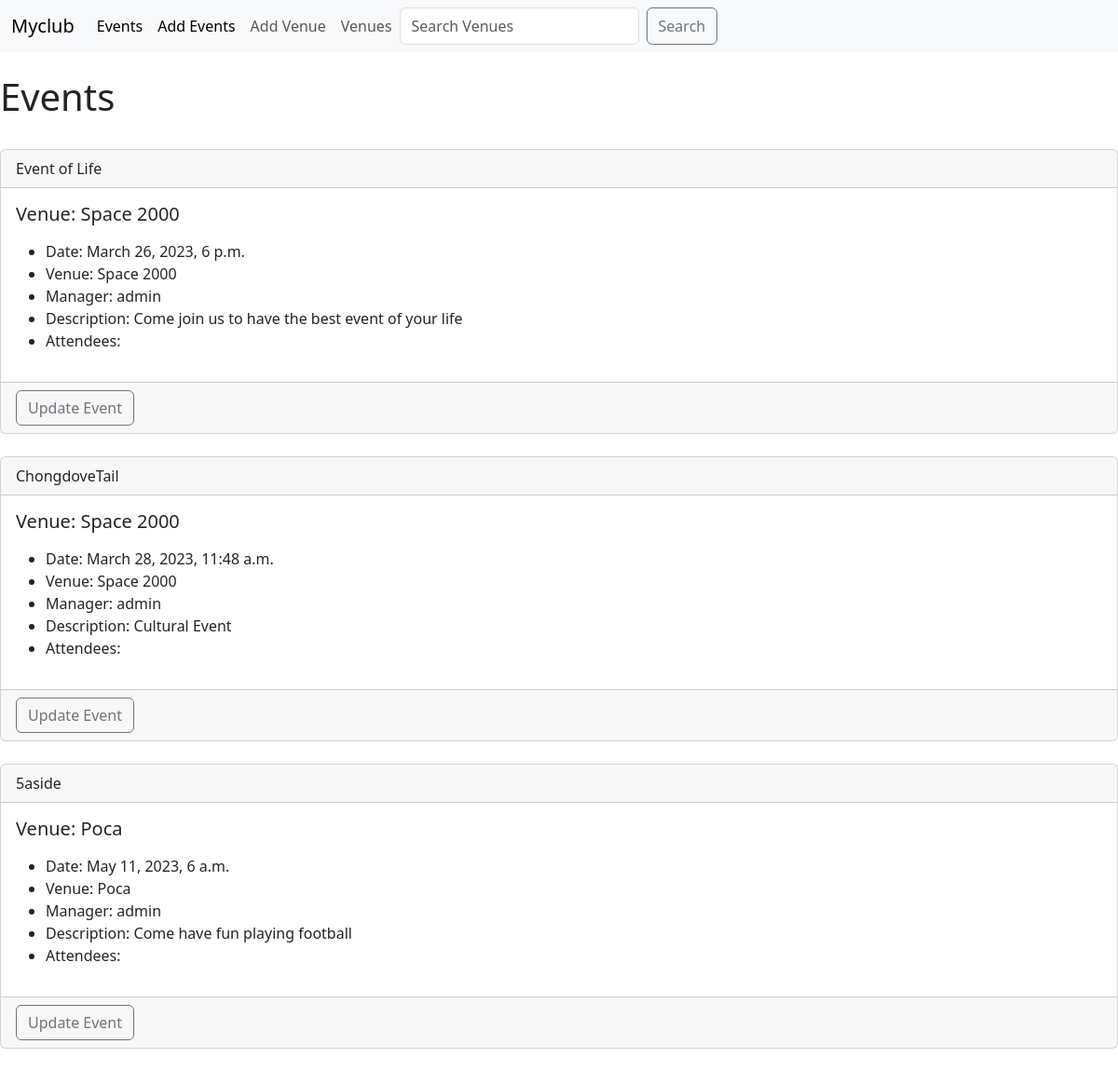
/events, run on an earlier commit of the app's database.
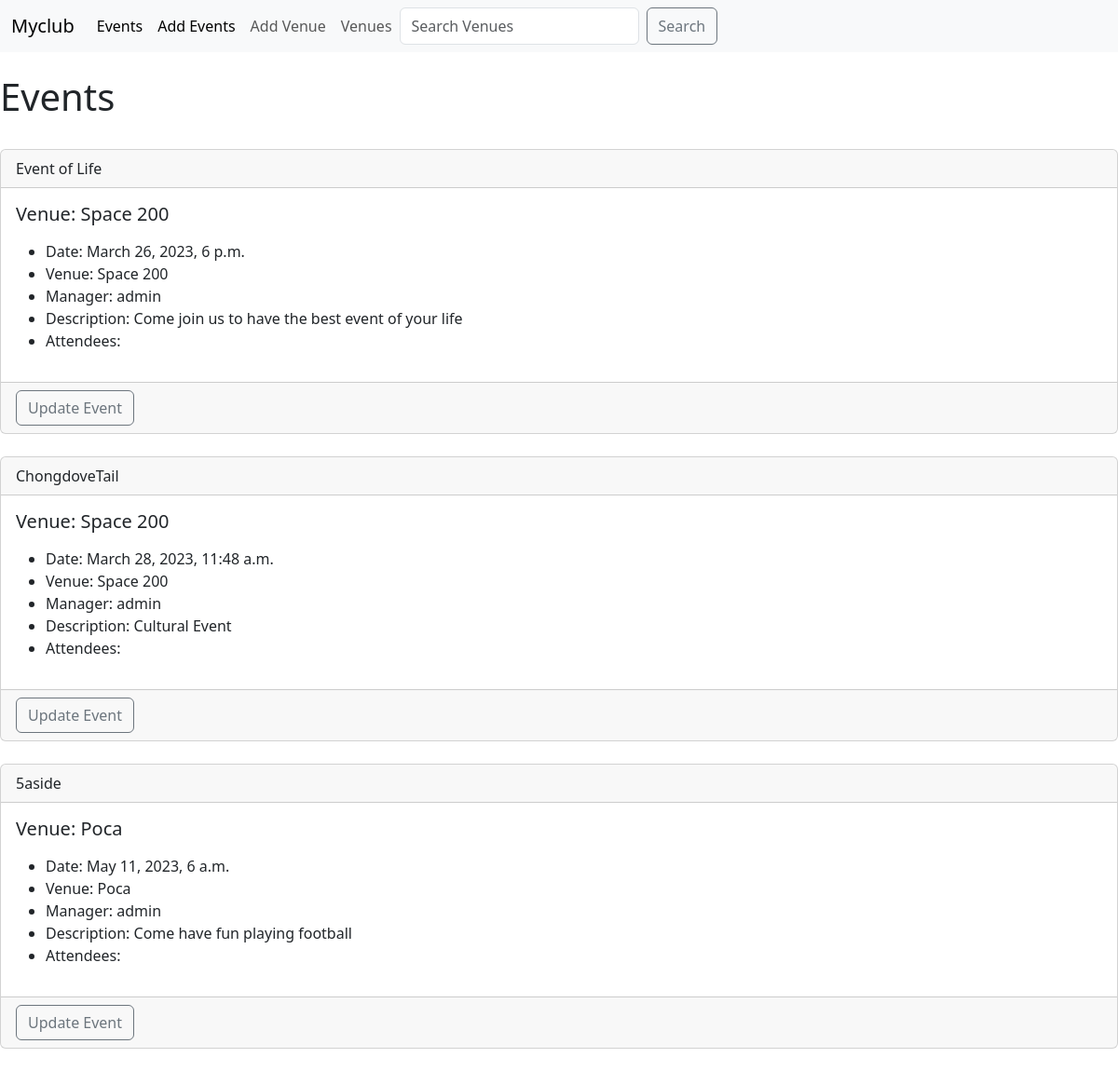
And on a later commit of the database.
### events/models.py (models this page shows)
class Events(models.Model):
    name = models.CharField('Event name', max_length=120)
    event_date = models.DateTimeField('Event date')
    venue = models.ForeignKey(Venue, blank=True, null=True, on_delete=models.CASCADE)
    manager = models.ForeignKey(User, blank=True, null=True, on_delete=models.SET_NULL)
    description = models.TextField(blank=True)
    attendees = models.ManyToManyField(MyClubUsers, blank=True)
    def __str__(self):
        return self.name

class Venue(models.Model):
    name = models.CharField('Venue name', max_length=120)
    address = models.CharField('Address', max_length=120,)
    phone = models.IntegerField('Contact Phone', max_length=15)
    email_address = models.EmailField('Email Address', max_length=25)
    def __str__(self):
        return self.name

### events/views.py (the view)
# urls.py: path('events', views.all_events, name="event_list"),
def all_events(request):
    event_list = Events.objects.all()
    return render(request, 'events/events_list.html', {'event_list': event_list})

### events/templates/events/events_list.html (shortened to what this page needs)
<!DOCTYPE html>
<html lang="en">
<head>
</head>
<body>
  {% extends 'events/base.html' %}
    {% block content %}
         <h1>Events</h1>
            <br>
    {% for event in event_list %}
  <div class="card">
      <div class="card-header">
        {{ event}}
      </div>
      <div class="card-body">
          <h5 class="card-title">Venue: {{ event.venue }}</h5>
    <ul>
        <li>Date: {{ event.event_date }}</li>
        <li>Venue: {{ event.venue }}</li>
        <li>Manager: {{ event.manager }}</li>
        <li>Description: {{ event.description }}</li>
        <li>Attendees:
        </li>
      </div>
      <div class="card-footer text-muted">
          <a href="{% url 'update-event' event.id %}" class="btn btn-outline-secondary btn-sn">Update Event</a>
      </div>
  </div>
    <br>
    {% endfor %}
    {% endblock %}

What changed in the data, as far as the page shows it:
changed through a linked row, Events "Event of Life": venue "Space 2000" → "Space 200"
changed through a linked row, Events "ChongdoveTail": venue "Space 2000" → "Space 200"
